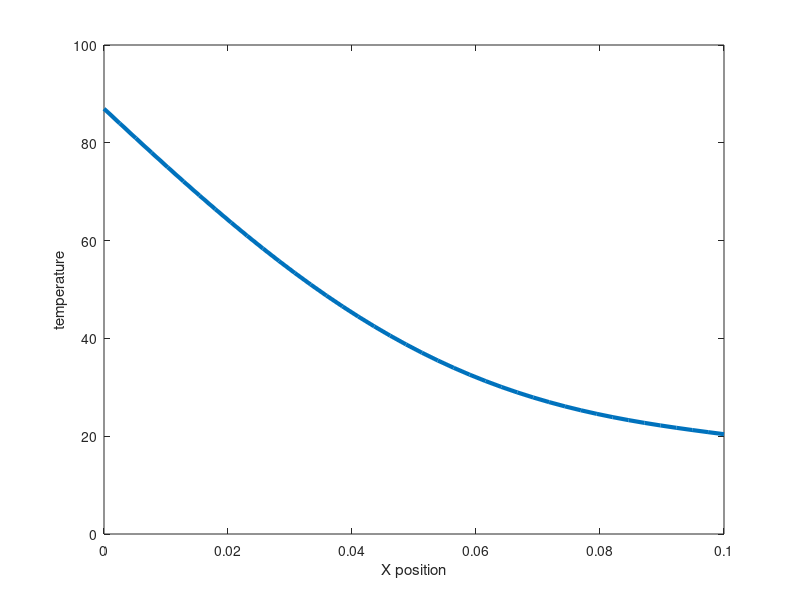

Write MATLAB code to recreate this figure.
%% waveform relaxation algorithm

%   1D heat propagation - FDTD
%
%   0 ============== L
%
%   heat diffusion:     dUdt = alpha * laplace(u)

% domain
L = 0.1;          % [m] length
n = 40;        % node count

% timesteps
t_end = 15;     % [s] duration
dt = 0.02;       % [s] time step

% boundary conditions u(t,0) & u(t,L)
U_0 = 90;
U_L = 20;

% initial condition u(0,x)
u0 = 0;

% thermal stuff
alpha = 0.0001; 

% -------------------------------------------------------------------------
dx = L/n;
x = linspace(0,L,n);
t = linspace(0,t_end, t_end/dt);

U = ones(n, 1)* u0;     % solution vector
dUdt = zeros(n, 1);     % derivative

% stepping through time
for j = 1:length(t)
    % interior nodes
    for i = 2:n-1
        dUdt(i) = alpha*(-(U(i)-U(i-1))/dx^2+(U(i+1)-U(i))/dx^2);
    end
    % boundary nodes
    dUdt(1) = alpha*(-(U(1)-U_0)/dx^2+(U(2)-U(1))/dx^2);
    dUdt(n) = alpha*(-(U(n)-U(n-1))/dx^2+(U_L-U(n))/dx^2);
    % expl. Euler
    U = U + dUdt *dt;

    % plot
    figure(1)
    plot(x, U, 'LineWidth',3)
    axis([0 L 0 100])
    xlabel('X position')
    ylabel('temperature')
    %pause(0.01)
end


